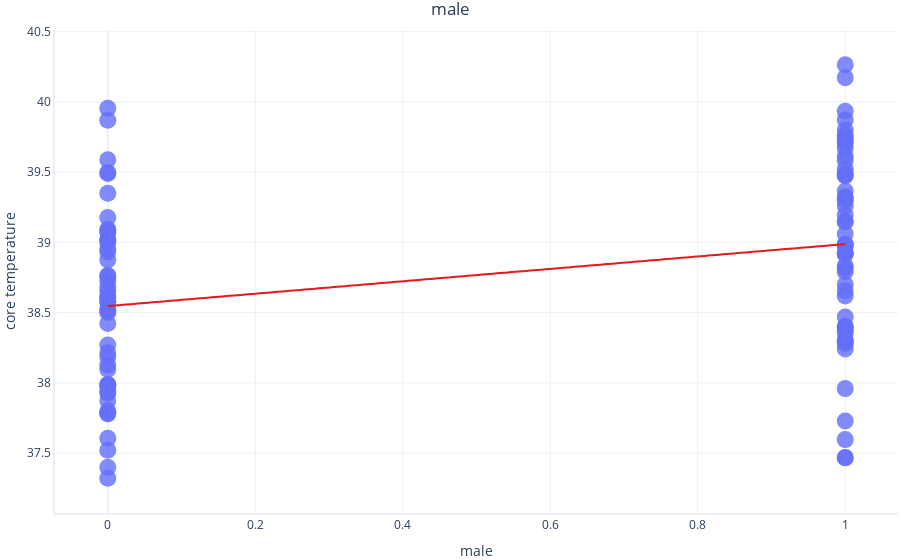
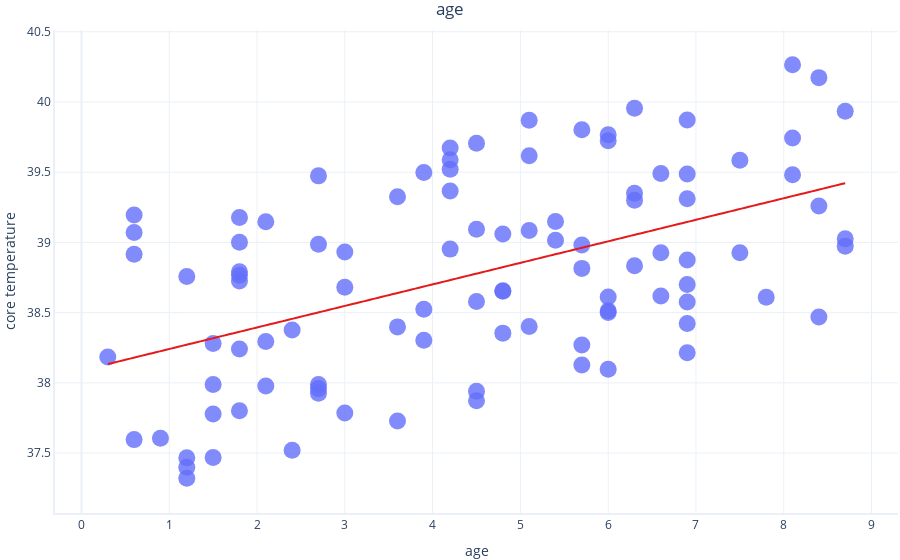
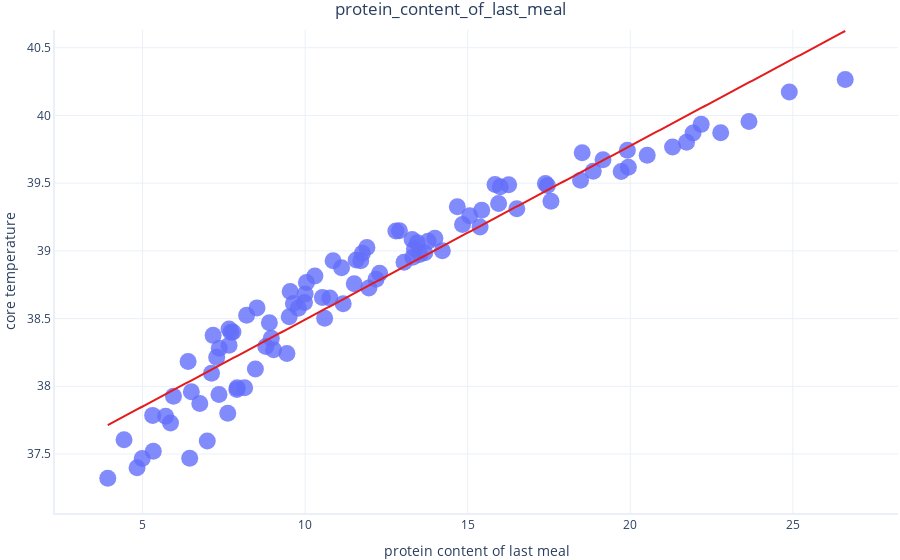
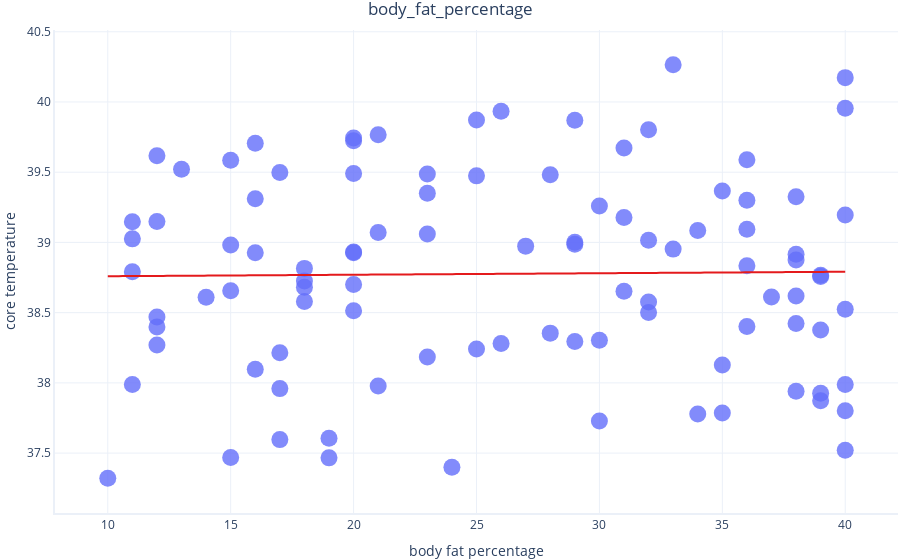

These figures' notebook cell, in order:
### Markdown cell above
A simple vista, los perros más gordos, viejos y machos parecen tener temperaturas más altas que los perros más delgados, jóvenes o hembras. Los perros que comieron muchas proteínas la noche anterior también parecen encontrarse peor. Las demás características no parecen especialmente útiles.

## Regresión lineal simple
Intentemos predecir la temperatura_del_núcleo mediante regresión lineal simple y observemos la R-cuadrado de estas relaciones.

### Code cell
import statsmodels.formula.api as smf
import graphing # custom graphing code. See our GitHub repo for details

for feature in ["male", "age", "protein_content_of_last_meal", "body_fat_percentage"]:
    # Perform linear regression. This method takes care of
    # the entire fitting procedure for us.
    formula = "core_temperature ~ " + feature
    simple_model = smf.ols(formula = formula, data = dataset).fit()

    print(feature)
    print("R-squared:", simple_model.rsquared)
    
    # Show a graph of the result
    graphing.scatter_2D(dataset, label_x=feature, 
                                 label_y="core_temperature",
                                 title = feature,
                                 trendline=lambda x: simple_model.params[1] * x + simple_model.params[0],
                                 show=True)
